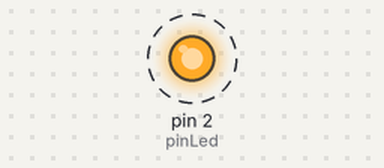
A sketch run on a simulated Arduino Uno, built with avr-gcc and run on an emulated ATmega328P. Shown: output pins drawn as LEDs (lit = HIGH). Dashed ring = blinking.

Above: at 0.05 s.
Timing chart, 0 to 3.0 s (numbered marks = the images above):
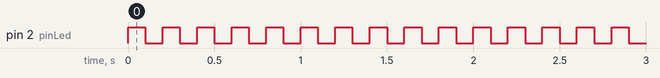

Measured:
- by itself, pin 2 (pinLed): alternates HIGH for 0.10 s and LOW for 0.10 s

The sketch:

ej_01_salida_digital.ino
```cpp
// ej_01_salida_digital
// por sergiomoradiaz
// para Academia Sinestesia
// Programa de Medios Interactivos 2022
// v0.0.1 agosto 2022
// hecho con Arduino 1.8.19

// declarar variables
int pinLed = 2; // led en pin 2

void setup() {
  // configuracion
  pinMode(pinLed, OUTPUT); // pin en modo salida
}

void loop() {
  // comportamiento
  digitalWrite(pinLed, HIGH); // encender led
  delay(100); // espera en milisegundos
  digitalWrite(pinLed, LOW); // apagar led
  delay(100); // espera en milisegundos
}
```
